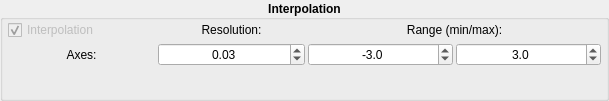
<?xml version="1.0" encoding="UTF-8"?>
<ui version="4.0">
 <class>lmfitinterpolation</class>
 <widget class="QWidget" name="lmfitinterpolation">
  <property name="geometry">
   <rect>
    <x>0</x>
    <y>0</y>
    <width>609</width>
    <height>101</height>
   </rect>
  </property>
  <property name="windowTitle">
   <string>Form</string>
  </property>
  <layout class="QHBoxLayout" name="horizontalLayout">
   <property name="spacing">
    <number>0</number>
   </property>
   <property name="leftMargin">
    <number>0</number>
   </property>
   <property name="topMargin">
    <number>0</number>
   </property>
   <property name="rightMargin">
    <number>0</number>
   </property>
   <property name="bottomMargin">
    <number>0</number>
   </property>
   <item>
    <widget class="QGroupBox" name="groupbox">
     <property name="font">
      <font>
       <weight>75</weight>
       <bold>true</bold>
      </font>
     </property>
     <property name="title">
      <string>Interpolation</string>
     </property>
     <property name="alignment">
      <set>Qt::AlignCenter</set>
     </property>
     <layout class="QVBoxLayout" name="verticalLayout" stretch="0,1">
      <property name="spacing">
       <number>3</number>
      </property>
      <property name="leftMargin">
       <number>5</number>
      </property>
      <property name="topMargin">
       <number>0</number>
      </property>
      <property name="rightMargin">
       <number>5</number>
      </property>
      <property name="bottomMargin">
       <number>0</number>
      </property>
      <item>
       <layout class="QGridLayout" name="layout_3" columnstretch="1,1,2">
        <item row="0" column="1">
         <widget class="QLabel" name="resolution_label">
          <property name="sizePolicy">
           <sizepolicy hsizetype="Preferred" vsizetype="Maximum">
            <horstretch>0</horstretch>
            <verstretch>0</verstretch>
           </sizepolicy>
          </property>
          <property name="font">
           <font>
            <weight>50</weight>
            <bold>false</bold>
           </font>
          </property>
          <property name="text">
           <string>Resolution:</string>
          </property>
          <property name="alignment">
           <set>Qt::AlignCenter</set>
          </property>
         </widget>
        </item>
        <item row="1" column="1">
         <widget class="QDoubleSpinBox" name="resolution_spinbox">
          <property name="sizePolicy">
           <sizepolicy hsizetype="Preferred" vsizetype="Fixed">
            <horstretch>0</horstretch>
            <verstretch>0</verstretch>
           </sizepolicy>
          </property>
          <property name="font">
           <font>
            <weight>50</weight>
            <bold>false</bold>
           </font>
          </property>
          <property name="alignment">
           <set>Qt::AlignCenter</set>
          </property>
          <property name="keyboardTracking">
           <bool>false</bool>
          </property>
          <property name="minimum">
           <double>0.010000000000000</double>
          </property>
          <property name="maximum">
           <double>0.100000000000000</double>
          </property>
          <property name="singleStep">
           <double>0.010000000000000</double>
          </property>
          <property name="value">
           <double>0.030000000000000</double>
          </property>
         </widget>
        </item>
        <item row="1" column="2">
         <layout class="QHBoxLayout" name="layout">
          <item>
           <widget class="QDoubleSpinBox" name="min_spinbox">
            <property name="font">
             <font>
              <weight>50</weight>
              <bold>false</bold>
             </font>
            </property>
            <property name="alignment">
             <set>Qt::AlignCenter</set>
            </property>
            <property name="keyboardTracking">
             <bool>false</bool>
            </property>
            <property name="decimals">
             <number>1</number>
            </property>
            <property name="minimum">
             <double>-50.000000000000000</double>
            </property>
            <property name="maximum">
             <double>50.000000000000000</double>
            </property>
            <property name="singleStep">
             <double>0.100000000000000</double>
            </property>
            <property name="value">
             <double>-3.000000000000000</double>
            </property>
           </widget>
          </item>
          <item>
           <widget class="QDoubleSpinBox" name="max_spinbox">
            <property name="font">
             <font>
              <weight>50</weight>
              <bold>false</bold>
             </font>
            </property>
            <property name="alignment">
             <set>Qt::AlignCenter</set>
            </property>
            <property name="keyboardTracking">
             <bool>false</bool>
            </property>
            <property name="decimals">
             <number>1</number>
            </property>
            <property name="minimum">
             <double>-50.000000000000000</double>
            </property>
            <property name="maximum">
             <double>50.000000000000000</double>
            </property>
            <property name="singleStep">
             <double>0.100000000000000</double>
            </property>
            <property name="value">
             <double>3.000000000000000</double>
            </property>
           </widget>
          </item>
         </layout>
        </item>
        <item row="0" column="2">
         <widget class="QLabel" name="range_label">
          <property name="sizePolicy">
           <sizepolicy hsizetype="Preferred" vsizetype="Maximum">
            <horstretch>0</horstretch>
            <verstretch>0</verstretch>
           </sizepolicy>
          </property>
          <property name="font">
           <font>
            <weight>50</weight>
            <bold>false</bold>
           </font>
          </property>
          <property name="text">
           <string>Range (min/max):</string>
          </property>
          <property name="alignment">
           <set>Qt::AlignCenter</set>
          </property>
         </widget>
        </item>
        <item row="1" column="0">
         <widget class="QLabel" name="label">
          <property name="font">
           <font>
            <weight>50</weight>
            <bold>false</bold>
           </font>
          </property>
          <property name="toolTip">
           <string>LMFit only supports square kmaps. This setting
applies for both axes.</string>
          </property>
          <property name="text">
           <string>Axes:</string>
          </property>
          <property name="alignment">
           <set>Qt::AlignCenter</set>
          </property>
         </widget>
        </item>
        <item row="0" column="0">
         <widget class="QCheckBox" name="interpolation_checkbox">
          <property name="enabled">
           <bool>false</bool>
          </property>
          <property name="sizePolicy">
           <sizepolicy hsizetype="Preferred" vsizetype="Fixed">
            <horstretch>0</horstretch>
            <verstretch>0</verstretch>
           </sizepolicy>
          </property>
          <property name="font">
           <font>
            <weight>50</weight>
            <bold>false</bold>
           </font>
          </property>
          <property name="toolTip">
           <string>Interpolation can not be disabled for LMFit as it provides the common grid for the SlicedData and
the OrbitalData.</string>
          </property>
          <property name="text">
           <string>Interpolation</string>
          </property>
          <property name="checked">
           <bool>true</bool>
          </property>
         </widget>
        </item>
       </layout>
      </item>
      <item>
       <spacer name="spacer_2">
        <property name="orientation">
         <enum>Qt::Vertical</enum>
        </property>
        <property name="sizeHint" stdset="0">
         <size>
          <width>20</width>
          <height>40</height>
         </size>
        </property>
       </spacer>
      </item>
     </layout>
    </widget>
   </item>
  </layout>
 </widget>
 <resources/>
 <connections/>
</ui>
